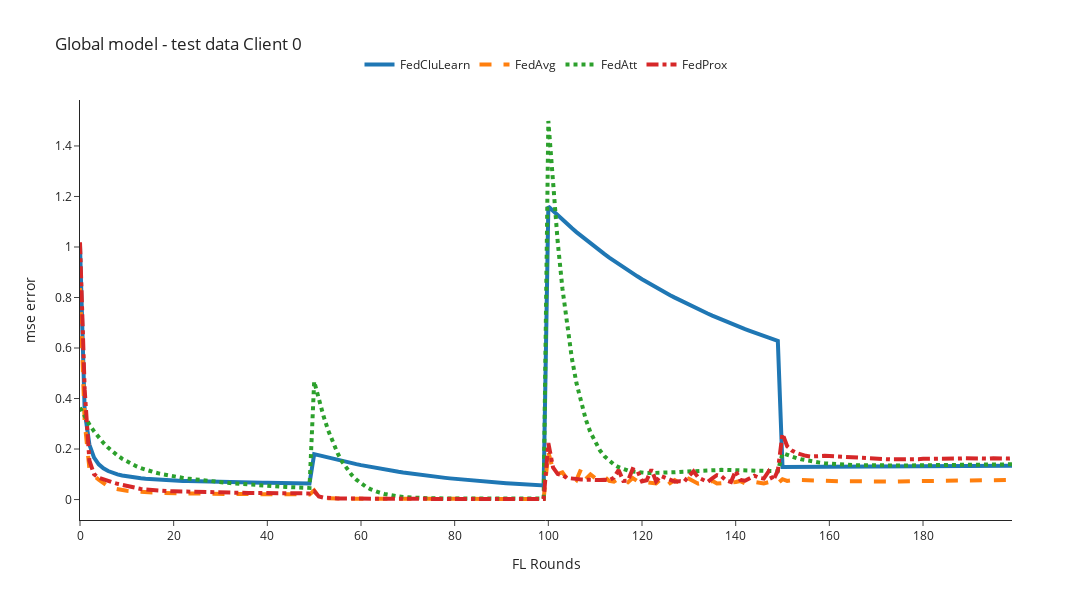
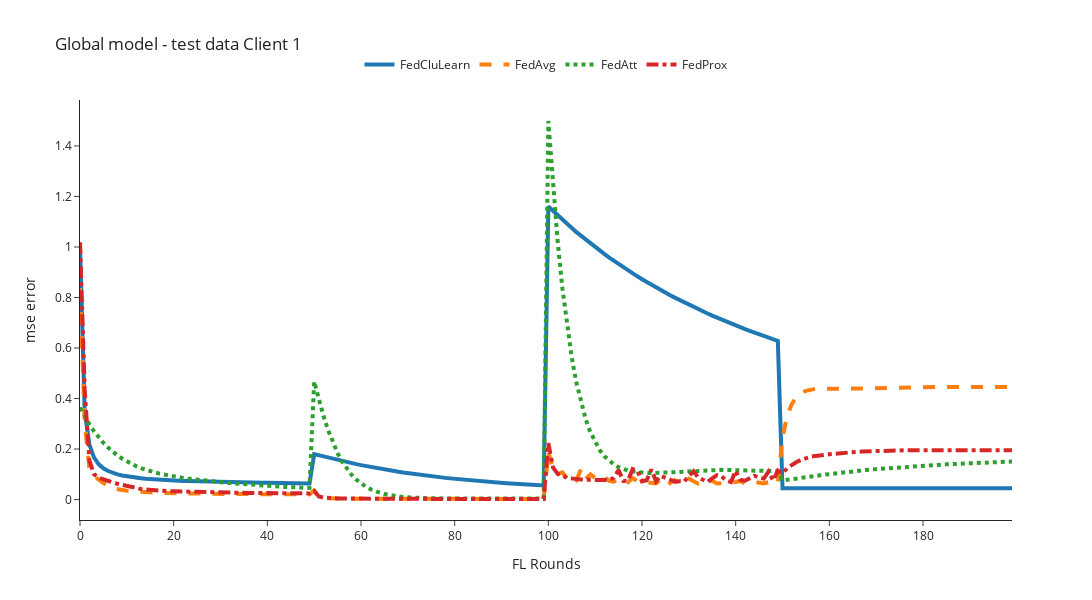

Here is the notebook cell these charts were saved with, in order:
### Code cell
mse_column='mse'
for client_id in [0,1,2]:
    n_rounds, y = preprocessing_results(filenames=global_filenames, client_id=client_id,mse_column=mse_column)
    plot_plotly(n_rounds, y, title=f'Global model - test data Client {client_id}', y_axis_title=f'{mse_column} error')

### Figure 1 — Plotly figure (JSON) as saved in the notebook; plotly's stock layout.template omitted (floating-point values rounded to 4 significant figures; data arrays with more than 128 entries replaced by an {"elided": "..."} marker saying what was removed)
{"data": [{"line": {"dash": "solid", "width": 4}, "mode": "lines", "name": "FedCluLearn", "type": "scatter", "x": {"elided": "201 int values"}, "y": {"elided": "200 float values"}}, {"line": {"dash": "dash", "width": 4}, "mode": "lines", "name": "FedAvg", "type": "scatter", "x": {"elided": "201 int values"}, "y": {"elided": "200 float values"}}, {"line": {"dash": "dot", "width": 4}, "mode": "lines", "name": "FedAtt", "type": "scatter", "x": {"elided": "201 int values"}, "y": {"elided": "200 float values"}}, {"line": {"dash": "dashdot", "width": 4}, "mode": "lines", "name": "FedProx", "type": "scatter", "x": {"elided": "201 int values"}, "y": {"elided": "200 float values"}}], "layout": {"height": 600, "legend": {"orientation": "h", "x": 0.5, "xanchor": "center", "y": 1.05, "yanchor": "bottom"}, "title": {"text": "Global model - test data Client 0"}, "width": 1200, "xaxis": {"autorange": true, "range": [0, 199], "title": {"text": "FL Rounds"}, "type": "linear"}, "yaxis": {"autorange": true, "range": [-0.08099, 1.582], "title": {"text": "mse error"}, "type": "linear"}}}

### Figure 2 — Plotly figure (JSON) as saved in the notebook; plotly's stock layout.template omitted (floating-point values rounded to 4 significant figures; data arrays with more than 128 entries replaced by an {"elided": "..."} marker saying what was removed)
{"data": [{"line": {"dash": "solid", "width": 4}, "mode": "lines", "name": "FedCluLearn", "type": "scatter", "x": {"elided": "201 int values"}, "y": {"elided": "200 float values"}}, {"line": {"dash": "dash", "width": 4}, "mode": "lines", "name": "FedAvg", "type": "scatter", "x": {"elided": "201 int values"}, "y": {"elided": "200 float values"}}, {"line": {"dash": "dot", "width": 4}, "mode": "lines", "name": "FedAtt", "type": "scatter", "x": {"elided": "201 int values"}, "y": {"elided": "200 float values"}}, {"line": {"dash": "dashdot", "width": 4}, "mode": "lines", "name": "FedProx", "type": "scatter", "x": {"elided": "201 int values"}, "y": {"elided": "200 float values"}}], "layout": {"height": 600, "legend": {"orientation": "h", "x": 0.5, "xanchor": "center", "y": 1.05, "yanchor": "bottom"}, "title": {"text": "Global model - test data Client 1"}, "width": 1200, "xaxis": {"autorange": true, "range": [0, 199], "title": {"text": "FL Rounds"}, "type": "linear"}, "yaxis": {"autorange": true, "range": [-0.08099, 1.582], "title": {"text": "mse error"}, "type": "linear"}}}
